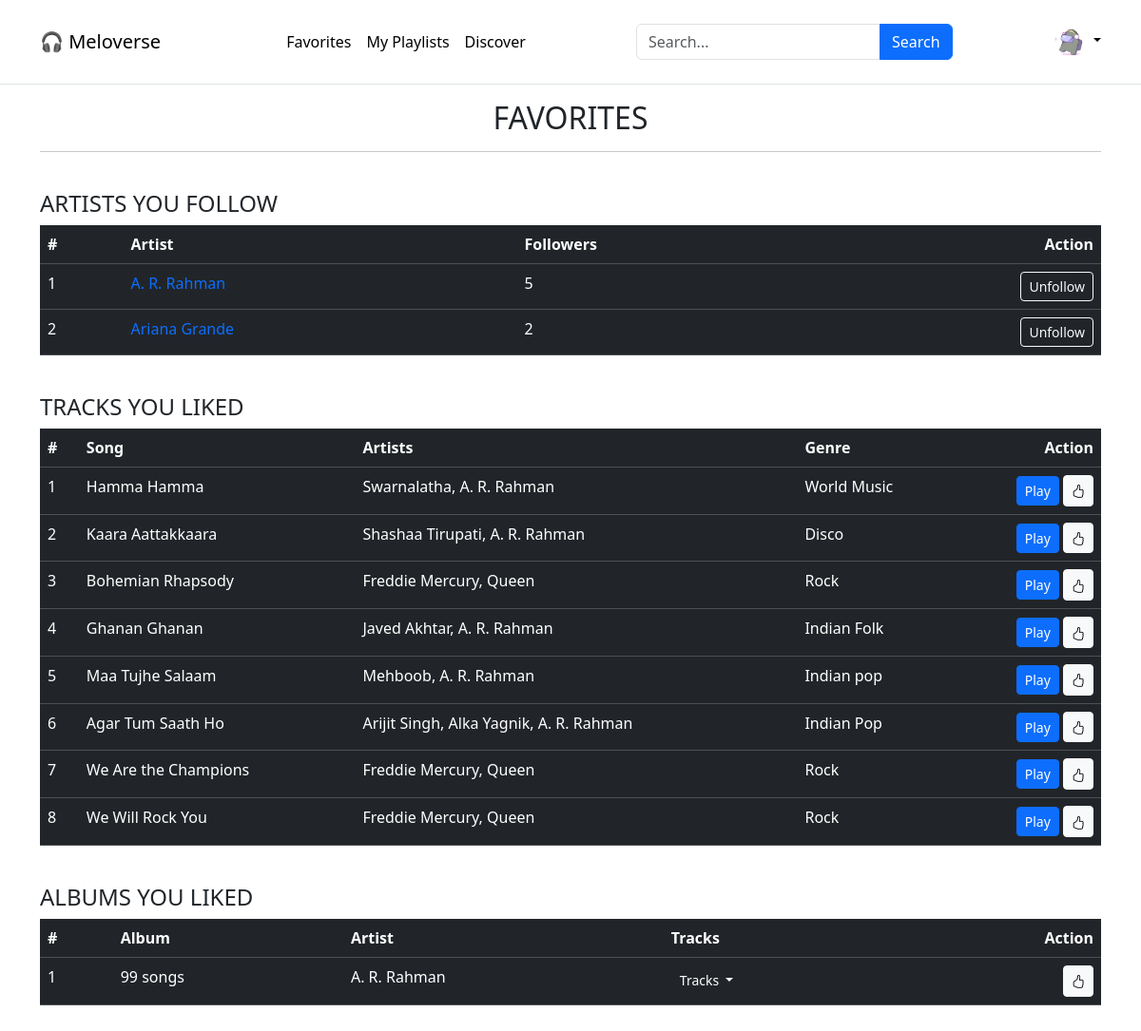
The page /meloverse/u/6/favorites (signed in) on the database its author committed.
### application/models.py (models this page shows)
class Creator(db.Model):
    __tablename__ = "creator"
    creator_id = db.Column(db.Integer, db.ForeignKey("users.id"), primary_key=True)
    creator_name = db.Column(db.String, db.ForeignKey("users.username"))
    creator_email = db.Column(db.String, db.ForeignKey("users.email"))
    bio = db.Column(db.String)
    no_of_singles = db.Column(db.Integer, default=0)
    no_of_albums = db.Column(db.Integer, default=0)
    songs_published = db.Column(db.Integer, default=0)
    followers = db.Column(db.Integer, default=0)

class Tracks(db.Model):
    __tablename__ = "tracks"
    track_id = db.Column(db.Integer, primary_key=True, autoincrement=True)
    track_name = db.Column(db.String, nullable=False)
    artists = db.Column(db.String)
    creator_id = db.Column(db.String, db.ForeignKey("creator.creator_name"))
    track_file = db.Column(db.String, nullable=False)
    genre = db.Column(db.String)
    lyrics = db.Column(db.String)
    duration = db.Column(db.String)
    date_created = db.Column(db.Date)
    album_id = db.Column(db.Integer, default=0)
    likes = db.Column(db.Integer, default=0)
    dislikes = db.Column(db.Integer, default=0)
    plays = db.Column(db.Integer, default=0)

class Album(db.Model):
    __tablename__ = "album"
    album_id = db.Column(db.Integer, autoincrement=True, primary_key=True)
    creator_id = db.Column(db.String, db.ForeignKey("creator.creator_id"))
    album_name = db.Column(db.String, nullable=False)
    release_year = db.Column(db.String)
    genre = db.Column(db.String)
    description = db.Column(db.String)
    no_of_tracks = db.Column(db.Integer, default=0)
    date_created = db.Column(db.Date)

### application/app_controllers/users.py (the view, shortened to what this page needs)
@user.route("/meloverse/u/<user>/favorites", methods=["GET", "POST"])
@login_required
def favorites(user):
    creator = Creator.query.filter_by(creator_id=current_user.id).first()
    artists_followed_id = whois_Followeing_who.query.filter_by(
        fan_id=current_user.id
    ).all()
    artists_followed = []
    for i in artists_followed_id:
        artist = Creator.query.filter_by(creator_id=i.fan_of).first()
        artists_followed.append(artist)
    fav_playlist_id = Playlist_likes_stats.query.filter_by(
        user_id=current_user.id
    ).all()
    fav_playlists, fav_playlist_tracks = [], []
    liked_album_id = Album_likes_stats.query.filter_by(user_id=current_user.id).all()
    liked_albums = []
    for i in liked_album_id:
        album = get_album(i.album_id)
        liked_albums.append(album)
    liked_track_id = Track_likes_stats.query.filter_by(
        user_id=current_user.id, value=1
    ).all()
    liked_tracks = []
    for i in liked_track_id:
        track = get_single(i.track_id)
        liked_tracks.append(track)
    return render_template(
        "user/favorites.html",
        creator_signup_status=creator,
        artists_followed=artists_followed,
        fav_playlists=fav_playlists,
        fav_playlist_tracks=fav_playlist_tracks,
        liked_albums=liked_albums,
        liked_tracks=liked_tracks,
    )

### application/app_controllers/auth.py (called while the page is built)
@login_manager.user_loader
def loader_user(user_id):
    return Users.query.get(user_id)

### application/app_controllers/users.py (called while the page is built)
def get_album(album_id):
    album = (
        db.session.query(Album, Tracks, Creator)
        .filter(Album.album_id == album_id)
        .join(Album, Album.album_id == Tracks.album_id)
        .join(Creator, Creator.creator_id == Album.creator_id)
        .all()
    )
    return album

def get_single(single_id):
    single = (
        db.session.query(Tracks, Creator)
        .filter(Tracks.album_id == 0, Tracks.track_id == single_id)
        .join(Creator, Tracks.creator_id == Creator.creator_id)
        .first()
    )
    return single

### templates/user/favorites.html (shortened to what this page needs)
{% extends "user/user_dashboard.html" %}
{% block body %}
<div class="container">
    {% if not liked_albums and not fav_playlists and not artists_followed and not liked_tracks %}
    <h3>Nothing to display here</h3>
    <pre class="text-end">
                                        ⠀⠀⠀⠀⠀⠀⠀⠀⠀⠀⠀⠀⠀⠀⠀⠀⠀⠀⠀⠀⠀⠀⠀⠀⣠⣠⣀⢤⣖⣲⣦⣄⠀⠀⢀⡠⠀⠀⠀⠀⠀⠀⠀⠀⠀⠀⠀⠀⠀⠀⠀⠀⠀⠀⠀⠀⠀⠀⠀⠀
                                        ⠀⠀⠀⠀⠀⠀⠀⠀⠀⠀⠀⠀⠀⠀⠀⠀⠀⠀⠀⠀⢀⢤⣤⣄⠻⡽⣺⣭⣿⡽⣾⣭⢿⣷⣉⠂⣿⠤⣄⣀⠀⠀⠀⠀⠀⠀⠀⠀⠀⠀⠀⠀⠀⠀⠀⠀⠀⠀⠀⠀
                                        ⠀⠀⠀⠀⠀⠀⠀⠀⠀⠀⠀⠀⠀⠀⠀⠀⠀⠀⠀⠀⣼⢿⣭⣏⣿⣷⣿⣿⣿⣽⣳⣾⣯⣿⣿⣏⣯⡴⣏⡆⢠⠀⠀⠀⠀⠀⠀⠀⠀⠀⠀⠀⠀⠀⠀⠀⠀⠀⠀⠀
                                        ⠀⠀⠀⠀⠀⠀⠀⠀⠀⠀⠀⠀⠀⠀⠀⠀⠀⠀⢠⣝⣯⢞⣿⡿⢿⠻⠛⡭⢛⠳⢋⠝⡩⢟⠻⣿⣟⣿⡿⣜⡍⡶⡀⠀⠀⠀⠀⠀⠀⠀⠀⠀⠀⠀⠀⠀⠀⠀⠀⠀
                                        ⠀⠀⠀⠀⠀⠀⠀⠀⠀⠀⠀⠀⠀⠀⠀⠀⠀⢀⣾⣿⣿⡏⠧⡙⠌⡡⠡⠐⡈⠄⡁⢂⠐⡈⡑⠢⣍⠻⣿⣿⣞⡷⣽⠂⠀⠀⠀⠀⠀⠀⠀⠀⠀⠀⠀⠀⠀⠀⠀⠀
                                        ⠀⠀⠀⠀⠀⠀⠀⠀⠀⠀⠀⠀⠀⠀⠀⠀⢰⣾⣿⢞⡷⡈⢆⠑⡈⠄⡁⢂⠐⠠⠐⢀⠂⠡⣈⠱⢠⠓⡜⣿⣺⣽⣿⣳⠆⠀⠀⠀⠀⠀⠀⠀⠀⠀⠀⠀⠀⠀⠀⠀
                                        ⠀⠀⠀⠀⠀⠀⠀⠀⠀⠀⠀⠀⠀⠀⠀⠀⢘⣿⣿⣟⠦⡑⢂⠡⠌⡐⢀⠂⠌⠐⢈⠠⠈⠔⡠⢑⢢⠩⡜⣱⣿⣿⣯⠑⠀⠀⠀⠀⠀⠀⠀⠀⠀⠀⠀⠀⠀⠀⠀⠀
                                        ⠀⠀⠀⠀⠀⠀⠀⠀⠀⠀⠀⠀⠀⠀⠀⠀⢸⣿⣿⢏⠢⡑⣌⠶⣱⣎⢦⠘⠠⢈⠀⠄⡱⣸⢴⣣⣌⡒⢡⢛⣾⣿⡧⠀⠀⠀⠀⠀⠀⠀⠀⠀⠀⠀⠀⠀⠀⠀⠀⠀
                                        ⠀⠀⠀⠀⠀⠀⠀⠀⠀⠀⠀⠀⠀⠀⠀⠀⢸⣷⣿⠂⡱⢰⠉⡎⡤⣌⢆⣫⡑⢂⠸⣰⠱⢍⠛⡉⠯⣝⢢⢉⣾⣟⣿⠀⠀⠀⠀⠀⠀⠀⠀⠀⠀⠀⠀⠀⠀⠀⠀⠀
                                        ⠀⠀⠀⠀⠀⠀⠀⠀⠀⠀⠀⠀⠀⠀⠀⠀⢘⣳⢯⠐⡡⠊⡝⢋⠄⢓⠛⠤⡑⢂⠰⣍⠚⡀⢛⡾⢷⣌⠣⢢⢽⣿⠏⠀⠀⠀⠀⠀⠀⠀⠀⠀⠀⠀⠀⠀⠀⠀⠀⠀
                                        ⠀⠀⠀⠀⠀⠀⠀⠀⠀⠀⠀⠀⠀⠀⠀⠀⠠⠘⣯⠂⠅⠂⠌⠠⠈⠠⠈⠔⡀⠂⠰⠌⡑⠠⠒⠘⢂⠌⡂⢇⣾⣟⠣⠀⠀⠀⠀⠀⠀⠀⠀⠀⠀⠀⠀⠀⠀⠀⠀⠀
                                        ⠀⠀⠀⠀⠀⠀⠀⠀⠀⠀⠀⠀⠀⠀⠀⠀⠠⢁⠏⡘⢌⠰⢀⠂⠌⠄⡙⠲⢄⢣⠼⡴⣈⠆⠈⡐⠀⢆⠱⡌⢾⢡⠃⠀⠀⠀⠀⠀⠀⠀⠀⠀⠀⠀⠀⠀⠀⠀⠀⠀
                                        ⠀⠀⠀⠀⠀⠀⠀⠀⠀⠀⠀⠀⠀⠀⠀⠀⠀⢌⠢⢍⠢⡑⢢⠙⡈⠔⣈⠅⢂⢂⠘⡄⢣⡘⠤⡐⡉⢆⠳⡘⢬⢃⠆⠀⠀⠀⠀⠀⠀⠀⠀⠀⠀⠀⠀⠀⠀⠀⠀⠀
                                        ⠀⠀⠀⠀⠀⠀⠀⠀⠀⠀⠀⠀⠀⠀⠀⠀⠠⢈⠒⡌⠤⠑⡀⢓⠚⠫⢌⡘⠂⠚⠘⡘⢦⣕⢢⠡⡙⣌⠣⡝⢢⠍⠀⠀⠀⠀⠀⠀⠀⠀⠀⠀⠀⠀⠀⠀⠀⠀⠀⠀
                                        ⠀⠀⠀⠀⠀⠀⠀⠀⠀⠀⠀⠀⠀⠀⠀⠀⠀⠀⠘⡤⢃⠜⡠⢂⠌⡑⠢⢐⠃⡚⠴⢩⠖⡌⠢⡐⡱⢠⠓⣜⠣⠎⠀⠀⠀⠀⠀⠀⠀⠀⠀⠀⠀⠀⠀⠀⠀⠀⠀⠀
                                        ⠀⠀⠀⠀⠀⠀⠀⠀⠀⠀⠀⠀⠀⠀⠀⠀⠀⠀⠀⠱⣩⢒⡱⢌⠢⢄⡁⢂⠐⡠⢃⠢⡘⢄⠣⣜⡡⢇⡻⣌⠓⠈⠀⠀⠀⠀⠀⠀⠀⠀⠀⠀⠀⠀⠀⠀⠀⠀⠀⠀
                                        ⠀⠀⠀⠀⠀⠀⠀⠀⠀⠀⠀⠀⠀⠀⠀⠀⠀⠀⠀⠀⢡⢏⡜⣎⠳⣦⢜⡤⢣⢔⣢⠱⣍⣮⢳⡼⣹⣏⢷⣹⡆⢀⠀⠀⠀⠀⠀⠀⠀⠈⠀⡀⠀⠀⠀⠀⠀⠀⠀⠀
                                        ⠀⠀⠀⠀⠀⠀⠀⠀⠀⠀⠀⠀⠀⠀⠀⠀⠀⠀⠀⢀⣾⠸⡜⣬⢓⣮⣙⣞⢻⡞⣳⣟⡿⣞⣯⣟⡷⣫⡞⣽⢻⣿⡖⢢⠁⠀⠀⠈⠀⠀⠀⠐⠀⠀⠀⠀⠀⠀⠀⠀
                                        ⠀⠀⠀⠀⠀⠀⠀⠀⠀⠀⠀⠀⠀⠀⠀⠀⢀⢠⠢⡝⣼⡡⢛⡴⣋⠶⣩⢎⡷⣝⡳⢾⣝⡻⣼⢎⠗⡣⡝⢆⣏⠲⣁⠃⡙⢆⠦⣀⢁⠀⠀⠂⠀⠀⠀⠀⠀⠀⠀⠀
                                        ⠀⠀⠀⠀⠀⠀⠀⠀⠀⠀⠀⠀⠀⠀⢀⠰⣈⠖⡱⢘⡼⡇⡅⢒⢩⢒⢡⠚⡴⢡⢋⠳⢎⡹⢐⠊⣬⠱⣉⠆⣇⠢⡅⢊⠔⣈⠒⢥⢪⠱⡀⠀⠀⠀⠀⠀⠀⠀⠀⠀
                                        ⠀⠀⠀⠀⠀⠀⠀⢀⢀⠠⢄⠢⡘⢄⠣⢎⡱⢌⠢⡑⡚⡵⡘⢌⠢⠎⡄⢣⠐⢣⢈⡑⢢⠐⡡⢚⠄⡣⢄⢋⡶⢱⠈⢆⠊⠤⡉⢆⠢⠡⢘⠒⡄⡀⠀⠀⠀⠀⠀⠀
                                        ⠀⠀⠀⣀⠠⡐⢌⠲⣈⠒⡌⢢⠑⡌⡚⢄⠒⡌⠰⢡⠘⡥⣙⠢⡑⢊⠜⢢⠙⡄⠢⢘⠠⡑⡴⢋⠰⡁⢎⡰⣩⠃⡜⢌⡘⠤⡑⡌⠰⡁⢆⠡⢂⠱⡀⠄⡀⠀⠀⠀
                                        ⠀⢀⠳⣌⢒⠡⢊⠴⣀⠣⡘⢄⠣⣘⢡⠊⠴⣈⠑⢢⠑⡸⢀⠣⡑⠌⡘⠄⠃⡄⠃⡌⢢⡑⢦⠉⣆⠑⣎⣱⠆⡱⢈⠖⡨⢰⠡⢌⡑⠨⢄⠃⡌⠴⡑⢎⡔⢆⡀⠀
                                        ⢀⢎⡱⢈⠆⡱⢈⡒⠤⡡⡑⢌⠢⡅⢛⡬⠱⢠⠉⢆⠱⡈⢇⠠⠐⡈⠐⡈⠔⠠⠑⢠⠣⡜⢢⠑⡌⢾⡛⡍⢢⠑⡊⡔⢡⢣⠘⠤⡘⠰⢈⠢⣉⡴⡱⢎⡜⢢⡕⠀
                                                    </pre>
    {% else %}
    <h2 class="text-center">FAVORITES</h2>
    <hr><br>
    {% if artists_followed %}
    <section>
        <h4>ARTISTS YOU FOLLOW</h4>
        <table class="table table-dark table-hover">
            <thead>
                <tr>
                    <th>#</th>
                    <th>Artist</th>
                    <th>Followers</th>
                    <th class="text-end">Action</th>
                </tr>
            </thead>
            <tbody>
                {% for artist in artists_followed %}
                <tr>
                    <td>{{ loop.index }}</td>
                    <td><a href="{{ url_for('user.creator_profile', creator=artist.creator_id) }}"
                            style="text-decoration: none;">{{
                            artist.creator_name }}</a></td>
                    <td>{{ artist.followers }}</td>
                    <td class="text-end">
                        <form method="post">
                            <button type="submit" class="btn btn-outline-light btn-sm">Unfollow</button>
                        </form>
                    </td>
                </tr>
                {% endfor %}
            </tbody>
        </table>
        <br>
    </section>
    {% endif %}
    {% if liked_tracks %}
    <section>
        <h4>TRACKS YOU LIKED</h4>
        <table class="table table-dark table-hover">
            <thead>
                <tr>
                    <th>#</th>
                    <th>Song</th>
                    <th>Artists</th>
                    <th>Genre</th>
                    <th class="text-end">Action</th>
                </tr>
            </thead>
            <tbody>
                {% for track, creator in liked_tracks %}
                <tr>
                    <td>{{ loop.index }}</td>
                    <td>{{ track.track_name }}</td>
                    <td>{{ track.artists }}, {{ creator.creator_name }}</td>
                    <td>{{ track.genre }}</td>
                    <td class="text-end">
                        <button type="button" class="btn btn-primary btn-sm playbtn"
                            data-track-id="{{ track.track_id }}" data-track-file="{{ track.track_file }}"
                            data-track-name="{{ track.track_name }}" data-artists="{{ track.artists }}"
                            data-creatorid="{{ creator.creator_id }}" data-lyrics="{{ track.lyrics }}"
                            data-creator="{{ creator.creator_name }}"
                            data-current-user-name="{{ current_user.username }}" data-plays="{{ track.plays }}"
                            data-dislikes="{{ track.dislikes }}" data-likes="{{ track.likes }}"
                            data-current-user-id="{{ current_user.id }}" style="position: relative;">
                            Play
                        </button>
                        <div class="btn-group text-end" role="group">
                            <button type="button" class="btn btn-sm track-like btn-light"
                                data-track-id="{{ track.track_id }}" data-value=1>
                                <span class="bi bi-hand-thumbs-up"></span>
                            </button>
                        </div>
                    </td>
                </tr>
                {% endfor %}
            </tbody>
        </table>
        <br>
    </section>
    {% endif %}
    {% if liked_albums %}
    <section>
        <h4>ALBUMS YOU LIKED</h4>
        <table class="table table-dark table-hover">
            <thead>
                <tr>
                    <th>#</th>
                    <th>Album</th>
                    <th>Artist</th>
                    <th>Tracks</th>
                    <th class="text-end">Action</th>
                </tr>
            </thead>
            <tbody>
                {% for item in liked_albums %}
                {% for album, track, creator in item %}
                {% if loop.changed(album.album_id) %}
                <tr>
                    <td>{{ loop.index }}</td>
                    <td>{{ album.album_name }}</td>
                    <td>{{ creator.creator_name }}</td>
                    <td><button type="button" class="btn btn-dark btn-sm dropdown-toggle" data-bs-toggle="dropdown">
                            Tracks
                        </button>
                    </td>
                    <td class="text-end">
                        <button type="button" class="btn btn-light btn-sm Albumlike"
                            data-album-id="{{ album.album_id }}"><span class="bi bi-hand-thumbs-up"></span></button>
                    </td>
                </tr>
                {% endif %}
                {% endfor %}
                {% endfor %}
            </tbody>
        </table>
        <br>
    </section>
    {% endif %}
    {% endif %}
</div>
{% endblock %}

### static/styles/headerfooter.css (style rules this page uses)
.bi { vertical-align: -.125em; fill: currentColor; }
body { display: flex; flex-direction: column; min-height: 100vh; margin: 0; }

### rows shown on the page
Creator: creator_name "A. R. Rahman", followers "5"
Creator: creator_name "Ariana Grande", followers "2"
Tracks: track_name "Hamma Hamma", artists "Swarnalatha", creator_name "A. R. Rahman", genre "World Music"
Tracks: track_name "Kaara Aattakkaara", artists "Shashaa Tirupati", creator_name "A. R. Rahman", genre "Disco"
Tracks: track_name "Bohemian Rhapsody", artists "Freddie Mercury", creator_name "Queen", genre "Rock"
Tracks: track_name "Ghanan Ghanan", artists "Javed Akhtar", creator_name "A. R. Rahman", genre "Indian Folk"
Tracks: track_name "Maa Tujhe Salaam", artists "Mehboob", creator_name "A. R. Rahman", genre "Indian pop"
Tracks: track_name "Agar Tum Saath Ho", artists "Arijit Singh, Alka Yagnik", creator_name "A. R. Rahman", genre "Indian Pop"
Tracks: track_name "We Are the Champions", artists "Freddie Mercury", creator_name "Queen", genre "Rock"
Tracks: track_name "We Will Rock You", artists "Freddie Mercury", creator_name "Queen", genre "Rock"
Album: album_name "99 songs", creator_name "A. R. Rahman"
